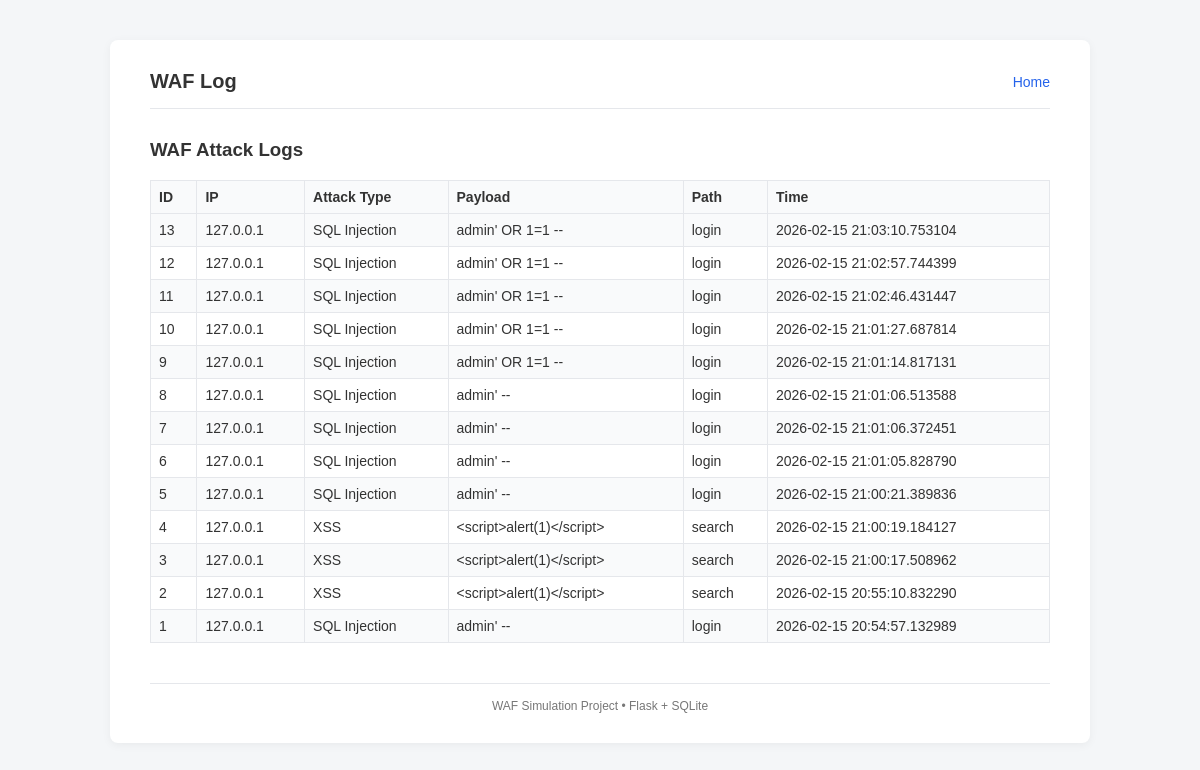
/logs, run on an earlier commit of the app's database.
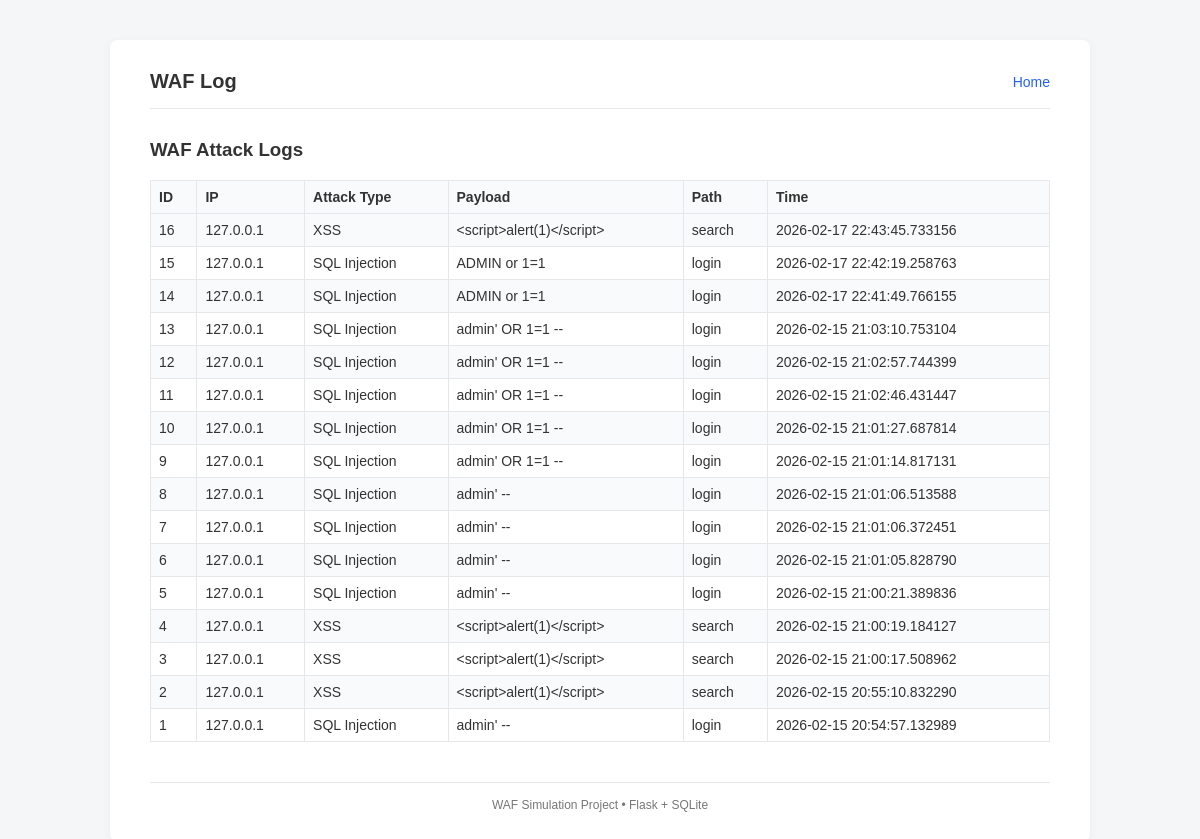
And on a later commit of the database.
### tables this page shows
CREATE TABLE attack_logs (
            id INTEGER PRIMARY KEY AUTOINCREMENT,
            ip TEXT,
            attack_type TEXT,
            payload TEXT,
            path TEXT,
            timestamp TEXT
        );

### waf.py (the view)
@app.route("/logs")
def view_logs():
    conn = sqlite3.connect(DB_NAME)
    cursor = conn.cursor()
    cursor.execute("SELECT * FROM attack_logs ORDER BY timestamp DESC")
    logs = cursor.fetchall()
    conn.close()
    return render_template("waf_log_page.html", logs=logs)

### templates/waf_log_page.html
{% extends "base.html" %}
{% block content %}
<h3>WAF Attack Logs</h3>
<table>
    <tr>
        <th>ID</th>
        <th>IP</th>
        <th>Attack Type</th>
        <th>Payload</th>
        <th>Path</th>
        <th>Time</th>
    </tr>
    {% for log in logs %}
    <tr>
        <td>{{ log[0] }}</td>
        <td>{{ log[1] }}</td>
        <td>{{ log[2] }}</td>
        <td>{{ log[3] }}</td>
        <td>{{ log[4] }}</td>
        <td>{{ log[5] }}</td>
    </tr>
    {% endfor %}
</table>
{% endblock %}

What changed in the data, as far as the page shows it:
added attack_logs: id "16", ip "127.0.0.1", attack_type "XSS", payload "<script>alert(1)</script>", path "search", timestamp "2026-02-17 22:43:45.733156"
added attack_logs: id "15", ip "127.0.0.1", attack_type "SQL Injection", payload "ADMIN or 1=1", path "login", timestamp "2026-02-17 22:42:19.258763"
added attack_logs: id "14", ip "127.0.0.1", attack_type "SQL Injection", payload "ADMIN or 1=1", path "login", timestamp "2026-02-17 22:41:49.766155"
